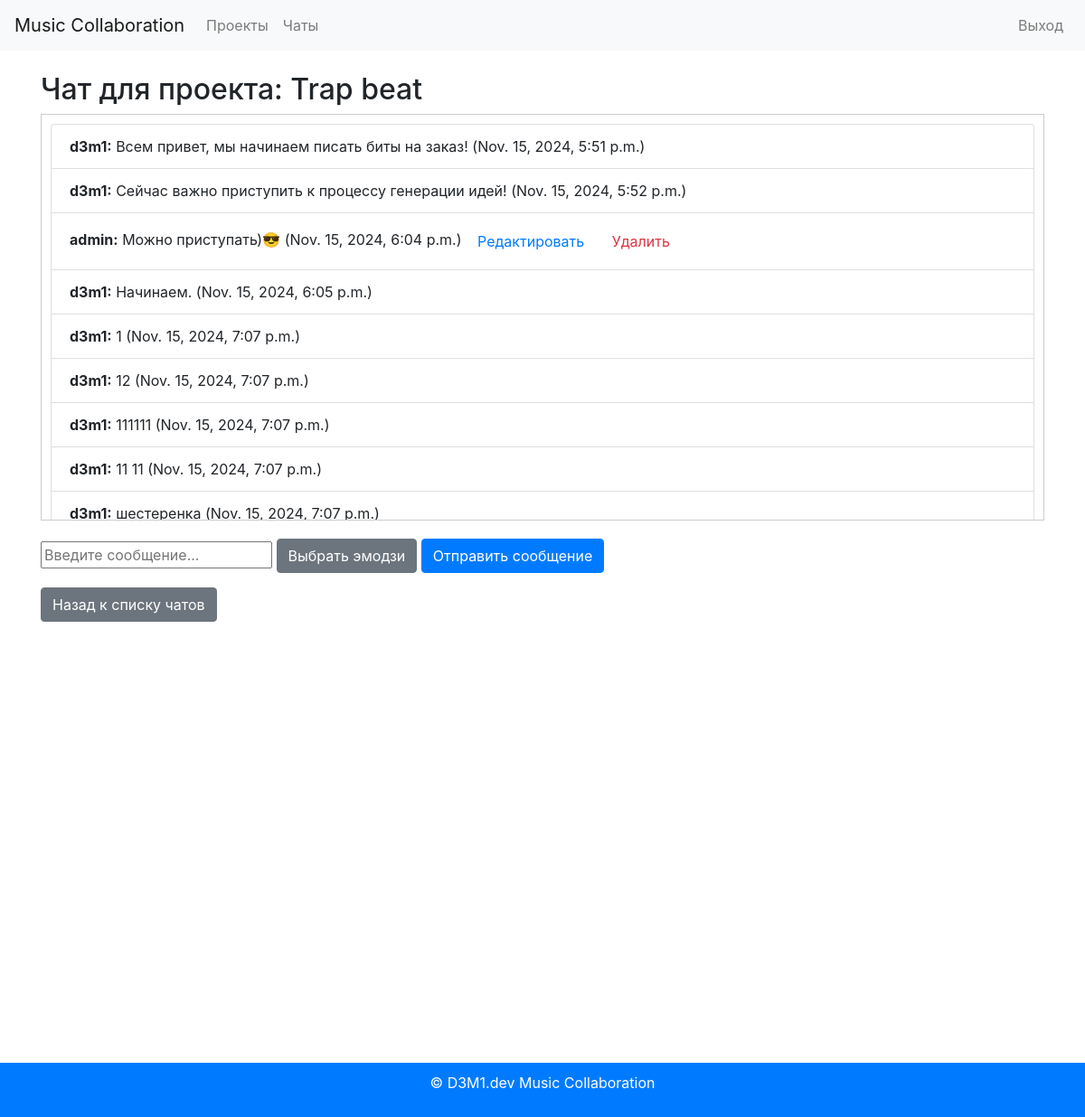
/chat/1/ (signed in), run on the app's committed database.
### chat/models.py (models this page shows, shortened)
class Chat(models.Model):
    id = models.AutoField(primary_key=True)
    project = models.ForeignKey(Project, on_delete=models.CASCADE)
    created_at = models.DateTimeField(auto_now_add=True)

class Message(models.Model):
    MESSAGE_TYPE_CHOICES = [
        ('text', 'Текст'),
        ('video_call', 'Видеозвонок'),
        ('call', 'Звонок'),
    ]
    id = models.AutoField(primary_key=True)
    chat = models.ForeignKey(Chat, related_name='messages', on_delete=models.CASCADE)
    sender = models.ForeignKey(User, on_delete=models.CASCADE)  # Ссылка на пользователя
    content = models.TextField()
    message_type = models.CharField(max_length=50, choices=MESSAGE_TYPE_CHOICES)
    created_at = models.DateTimeField(auto_now_add=True)

### projects/models.py (models this page shows, shortened)
class Project(models.Model):
    STATUS_CHOICES = [
        ('in_progress', 'В работе'),
        ('completed', 'Завершен'),
    ]
    id = models.AutoField(primary_key=True)
    name = models.CharField(max_length=255)
    description = models.TextField()
    owner = models.ForeignKey(User, on_delete=models.CASCADE)
    created_at = models.DateTimeField(auto_now_add=True)
    updated_at = models.DateTimeField(auto_now=True)
    status = models.CharField(max_length=50, choices=STATUS_CHOICES)

### users/models.py (models this page shows, shortened)
class CustomUser(AbstractUser):
    ROLE_CHOICES = [
        ('producer', 'Продюсер'),
        ('musician', 'Музыкант'),
        ('vocalist', 'Вокалист'),
    ]
    id = models.AutoField(primary_key=True)
    password_hash = models.CharField(max_length=255)
    role = models.CharField(max_length=50, choices=ROLE_CHOICES)
    avatar = models.ImageField(upload_to='avatars/', blank=True, null=True)
    email = models.EmailField(unique=True)
    status = models.CharField(max_length=50)
    profile_settings = models.JSONField(default=dict)
    created_at = models.DateTimeField(auto_now_add=True)
    updated_at = models.DateTimeField(auto_now=True)

### chat/views.py (the view, shortened to what this page needs)
# urls.py: path('<int:pk>/', ChatDetailView.as_view(), name='chat_detail'),
@method_decorator(login_required, name='dispatch')
class ChatDetailView(View):
    def get(self, request, pk):
        chat = get_object_or_404(Chat, pk=pk)
        messages = chat.messages.all()
        return render(request, 'chat/chat_detail.html', {'chat': chat, 'messages': messages})

### chat/templates/chat/chat_detail.html (shortened to what this page needs)
{% extends 'base.html' %}
{% block content %}
<h2>Чат для проекта: {{ chat.project.name }}</h2>
<div class="message-container">
    <ul class="list-group mb-3" id="messageList">
        {% for message in messages %}
        <li class="list-group-item" id="message-{{ message.id }}">
            <strong>{{ message.sender.username }}:</strong>
            <span class="message-content">{{ message.content }}</span>
            <span class="timestamp">({{ message.created_at }})</span>
            {% if message.sender == user %}
                <button class="btn btn-link edit-message" data-id="{{ message.id }}" data-content="{{ message.content }}">Редактировать</button>
                <form method="post" action="{% url 'chat:delete_message' message.id %}" style="display:inline;">
                    <button type="submit" class="btn btn-link text-danger">Удалить</button>
                </form>
            {% endif %}
        </li>
        {% endfor %}
    </ul>
</div>
<form id="messageForm" method="post">
    <input type="text" name="content" id="newMessageContent" placeholder="Введите сообщение..." required />
    <button type="button" class="btn btn-secondary" data-toggle="modal" data-target="#emojiModal">Выбрать эмодзи</button>
    <button type="submit" class="btn btn-primary">Отправить сообщение</button>
</form>
<a href="{% url 'chat:chat_list' %}" class="btn btn-secondary mt-3">Назад к списку чатов</a>
{% endblock %}

### static/css/styles.css (style rules this page uses)
body { font-family: Arial, sans-serif; margin: 0; padding: 0; }
a { text-decoration: none; }

### chat/templates/chat/chat_detail.html (style rules this page uses)
.message-container { max-height: 450px; overflow-y: auto; border: 1px solid #ccc; padding: 10px; margin-bottom: 20px; }

### data on the page
Chat: project.name "Trap beat"
Message: sender.username "d3m1", content "Всем привет, мы начинаем писать биты на заказ!", created_at "Nov. 15, 2024, 5:51 p.m."
Message: sender.username "d3m1", content "Сейчас важно приступить к процессу генерации идей!", created_at "Nov. 15, 2024, 5:52 p.m."
Message: sender.username "admin", content "Можно приступать)😎", created_at "Nov. 15, 2024, 6:04 p.m."
Message: sender.username "d3m1", content "Начинаем.", created_at "Nov. 15, 2024, 6:05 p.m."
Message: sender.username "d3m1", content "1", created_at "Nov. 15, 2024, 7:07 p.m."
Message: sender.username "d3m1", content "12", created_at "Nov. 15, 2024, 7:07 p.m."
Message: sender.username "d3m1", content "111111", created_at "Nov. 15, 2024, 7:07 p.m."
Message: sender.username "d3m1", content "11 11", created_at "Nov. 15, 2024, 7:07 p.m."
Message: sender.username "d3m1", content "шестеренка", created_at "Nov. 15, 2024, 7:07 p.m."
